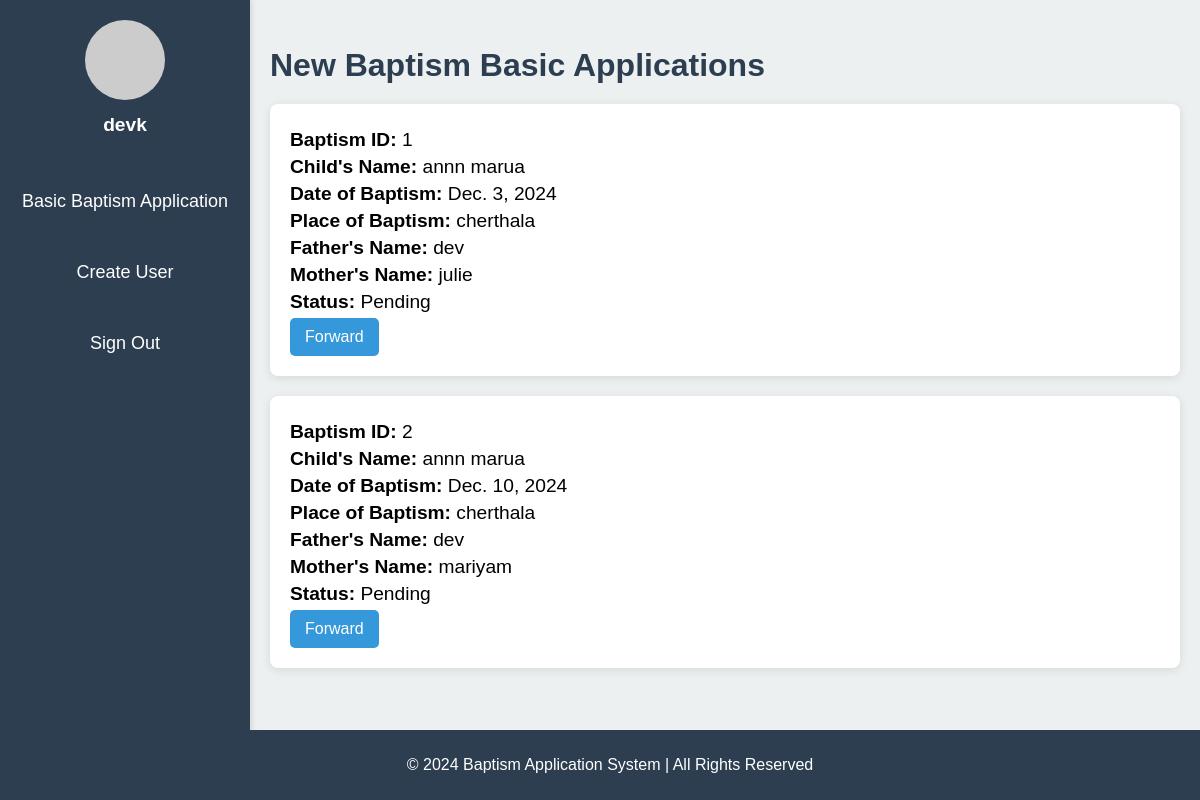
/baptism/secretary_dashboard/ (signed in), run on the app's committed database.
### baptism/models.py (models this page shows, shortened)
class Baptism(models.Model):
    basic_baptism_id = models.AutoField(primary_key=True)
    user_id = models.IntegerField(default=1)  # Ensure this is not nullable or defaulting to 1
    place_of_baptism = models.CharField(max_length=255)
    date_of_baptism = models.DateField()
    time_of_baptism = models.TimeField()
    child_name_first = models.CharField(max_length=255)
    child_name_second = models.CharField(max_length=255, blank=True, null=True)
    dob = models.DateField()
    mother_name = models.CharField(max_length=255)
    father_name = models.CharField(max_length=255)
    contact_no = models.CharField(max_length=15)
    email = models.EmailField()
    advanced_baptism_id = models.IntegerField(editable=False, null=True, blank=True)
    priest_id = models.IntegerField(default=1)
    created_time = models.DateTimeField(default=now)
    STATUS_CHOICES = [
        ('Pending', 'Pending'),
        ('Approved', 'Approved'),
        ('Rejected', 'Rejected'),
    ]
    status = models.CharField(max_length=10, choices=STATUS_CHOICES, default='Pending')

### baptism/views.py (the view)
# urls.py: path('secretary_dashboard/',views.secretary_dashboard,name='secretary_dashboard'),
@login_required
def secretary_dashboard(request):
    applications = Baptism.objects.all()
    return render(request, 'baptism/secretary_dashboard.html', {'applications': applications})

### baptism/templates/baptism/secretary_dashboard.html (shortened to what this page needs)
<!DOCTYPE html>
<html lang="en">
<head>
</head>
<body>
    <div class="sidebar">
        <div class="profile">
            <img src="https://via.placeholder.com/80" alt="User Profile Picture">
            <h3>{{ user.username }}</h3>
        </div>
        <ul>
            <li><a href="#">Basic Baptism Application</a></li>
            <li><a href="{% url 'register'%}">Create User</a></li>
            <li><a href="{% url 'logout' %}">Sign Out</a></li>
        </ul>
    </div>
    <div class="content">
        <h2>New Baptism Basic Applications</h2>
        {% if applications %}
            {% for application in applications %}
                <div class="application-details">
                    <p><strong>Baptism ID:</strong> {{ application.basic_baptism_id }}</p>
                    <p><strong>Child's Name:</strong> {{ application.child_name_first }} {{ application.child_name_second }}</p>
                    <p><strong>Date of Baptism:</strong> {{ application.date_of_baptism }}</p>
                    <p><strong>Place of Baptism:</strong> {{ application.place_of_baptism }}</p>
                    <p><strong>Father's Name:</strong> {{ application.father_name }}</p>
                    <p><strong>Mother's Name:</strong> {{ application.mother_name }}</p>
                    <p><strong>Status:</strong> {{ application.status }}</p>
                    <form method="post" action="#" style="display:inline;">
                        <button type="submit" class="btn">Forward</button>
                    </form>
                </div>
            {% endfor %}
        {% else %}
            <p>No applications found. Please <a href="{% url 'add_baptism' %}">create one</a>.</p>
        {% endif %}
    </div>
    <div class="footer">
        <p>&copy; 2024 Baptism Application System | All Rights Reserved</p>
    </div>
</body>
</html>

### baptism/templates/baptism/secretary_dashboard.html (style rules this page uses)
body { font-family: Arial, sans-serif; background-color: #f4f4f4; margin: 0; padding: 0; display: flex; min-height: 100vh; }
.sidebar { width: 250px; background-color: #2c3e50; color: white; padding-top: 20px; position: fixed; height: 100%; box-shadow: 2px 0 5px rgba(0, 0, 0, 0.1); }
.sidebar .profile { text-align: center; margin-bottom: 30px; }
.sidebar .profile img { width: 80px; height: 80px; border-radius: 50%; margin-bottom: 10px; }
.sidebar .profile h3 { margin: 0; font-size: 1.2rem; }
.sidebar ul { list-style-type: none; padding: 0; }
.sidebar ul li { padding: 15px; text-align: center; }
.sidebar ul li a { color: white; text-decoration: none; font-size: 18px; display: block; padding: 10px 0; }
.content { margin-left: 250px; padding: 20px; width: 100%; background-color: #ecf0f1; }
.content h2 { font-size: 2rem; color: #2c3e50; margin-bottom: 20px; }
.content .application-details { background-color: #ffffff; padding: 20px; border-radius: 8px; box-shadow: 0 2px 10px rgba(0, 0, 0, 0.1); margin-bottom: 20px; transition: transform 0.3s ease; }
.content .application-details p { font-size: 1.2rem; margin: 5px 0; }
.content .btn { background-color: #3498db; color: white; border: none; padding: 10px 15px; text-align: center; cursor: pointer; border-radius: 5px; font-size: 1rem; }
.footer { text-align: center; padding: 10px; background-color: #2c3e50; color: white; position: fixed; width: 100%; bottom: 0; }

### data on the page
Baptism: basic_baptism_id "1", child_name_first "annn", child_name_second "marua", date_of_baptism "Dec. 3, 2024", place_of_baptism "cherthala", father_name "dev", mother_name "julie", status "Pending"
Baptism: basic_baptism_id "2", child_name_first "annn", child_name_second "marua", date_of_baptism "Dec. 10, 2024", place_of_baptism "cherthala", father_name "dev", mother_name "mariyam", status "Pending"

### other printed values
{{ user.username }} "devk"
